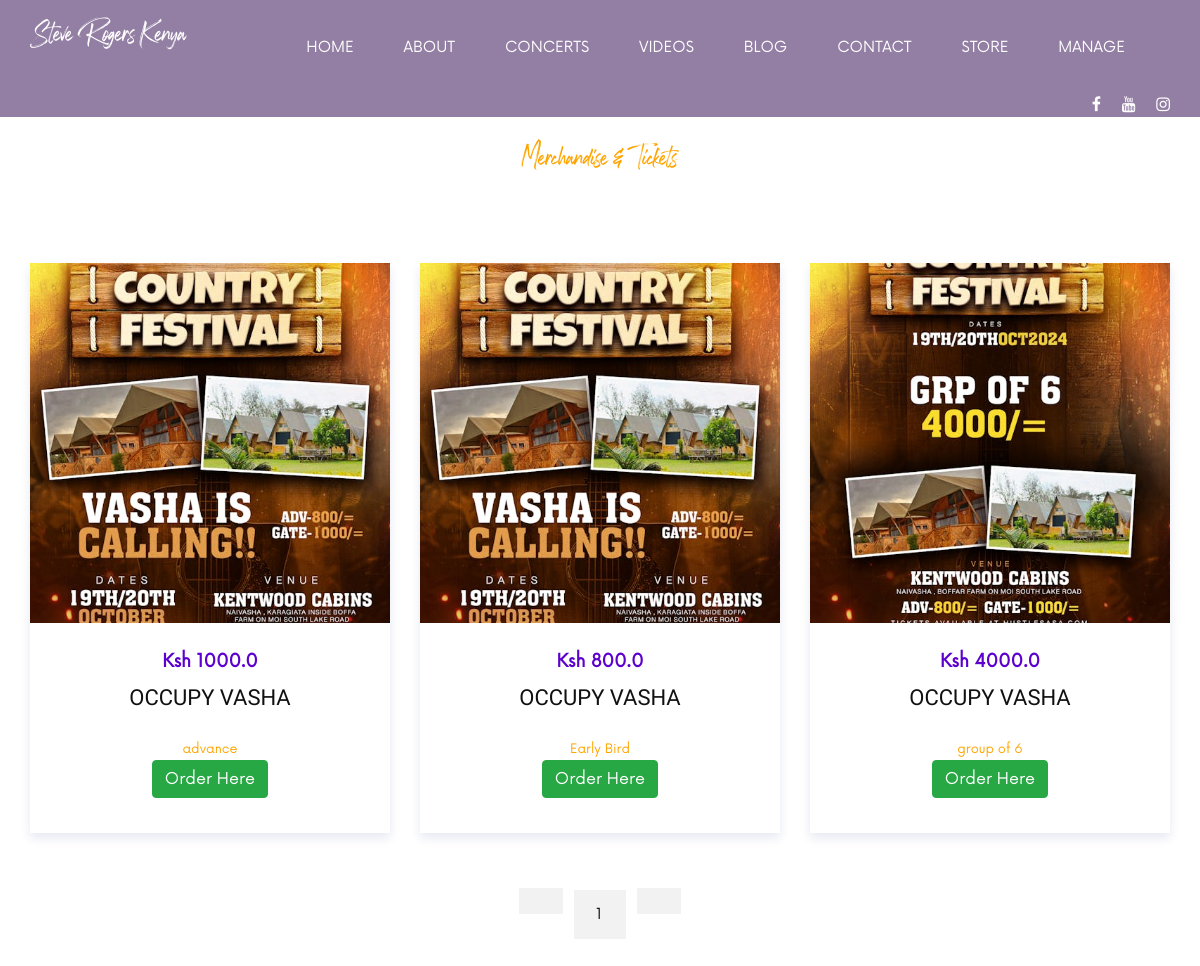
Screenshot of /store_page with the database file from the repository.
### music_site/models.py (models this page shows, shortened)
class Items(models.Model):
    item_name = models.CharField(max_length=200)
    description = models.TextField(max_length=200)
    attributes = models.ManyToManyField(item_attributes, blank=True)
    image = models.ImageField(default="default-image", blank=True, upload_to='store_images')
    stage = models.CharField(max_length=200, choices=(('stock', 'stock'),('in-cart', 'in-cart'),('paid', 'paid'),('complete','çomplete'),('returned', 'returned')))
    date = models.DateTimeField()
    class Meta:
        verbose_name_plural = "Items Details"

class item_attributes(models.Model):
    attribute = models.CharField(max_length=200)
    description = models.TextField()
    cost = models.FloatField()
    price = models.FloatField()
    status = models.CharField(max_length=200,choices=(('in-stock', 'in-stock'),('low', 'low'),('sold-out', 'sold-out')))
    class Meta:
        verbose_name_plural = "Items Atrributes"

### music_site/views.py (the view)
# urls.py: path('store_page',views.store_page,name="site-store-page"),
def store_page(request):
    item_list = Items.objects.all()
    page = request.GET.get('page',1)
    paginator = Paginator(item_list, 6)
    try:
        items = paginator.get_page(page)
    except PageNotAnInteger:
        items = paginator.page(1)
    except EmptyPage:
        items = paginator.page(paginator.num_pages)
    contxt = {"items":items}
    return render(request,'music_site/store.html',contxt)

### music_site/templates/music_site/store.html (shortened to what this page needs)
{% extends 'music_site/base.html' %}
{% block home %}
<section class="discography spad">
    <div class="container">
        <div class="row">
            <div class="col-lg-12">
                <div class="section-title center-title">
                    <br>
                    <h4 style="font-family:Rockville Solid Regular; color:orange">Merchandise & Tickets</h4>
                </div>
            </div>
        </div>
        <div class="row">
            {% for item in items %}
            <div class="col-lg-4 col-md-6 col-sm-6">
                <div class="discography__item">
                    <div class="discography__item__pic">
                        <img src="{{item.image.url}}" alt="">
                    </div>
                    <div class="discography__item__text">
                        <span>Ksh {{item.attributes.first.price}}</span>
                        <h4>{{item.item_name}} </h4>
                        <small style="color:orange;">{{item.attributes.first.description}}</small>
                        <br>
                        <a href="https://steverogers.hustlesasa.shop/" class="btn btn-success">Order Here</a>
                    </div>
                </div>
            </div>
           {% endfor %}
            <div class="col-lg-12">
                <div class="pagination__links">
                    {% if items.has_other_pages %}
                    <a href="?page={{items.previous_page_number}}">&laquo;</a>
                    {% else %}
                    <a></a>
                    {% endif %}
                    {% for i in items.paginator.page_range %}
                       {% if items.number == i %}
                        <a class="active" href="?page={{ i }}">{{ i }}</a>
                       {% else %}
                        <a href="?page={{ i }}">{{ i }}</a>
                       {% endif %}
                    {% endfor %}
                    {% if items.has_next %}
                    <a href="?page={{items.next_page_number}}">&raquo;</a>
                    {% else %}
                    <a></>
                    {% endif %}
                </div>
            </div>
        </div>
    </div>
</section>
{% endblock home %}

### music_site/static/css/style.css (style rules this page uses)
html, body { height: 100%; font-family: "Now Regular"; -webkit-font-smoothing: antialiased; }
h1, h2, h3, h4, h5, h6 { margin: 0; color: #111111; font-weight: 400; font-family: "Rajdhani", sans-serif; }
h4 { font-size: 24px; }
img { max-width: 100%; }
.section-title { margin-bottom: 40px; position: relative; z-index: 1; }
.section-title.center-title { text-align: center; }
.spad { padding-top: 100px; padding-bottom: 100px; }
.discography { padding-bottom: 40px; padding-top: 120px; overflow: hidden; }
.discography .section-title { margin-bottom: 90px; }
.discography__item { margin-bottom: 45px; -webkit-box-shadow: 0px 5px 10px rgba(22, 41, 124, 0.1); box-shadow: 0px 5px 10px rgba(22, 41, 124, 0.1); }
.discography__item__pic img { min-width: 100%; }
.discography__item__text { padding: 25px 30px 35px; text-align: center; }
.discography__item__text span { font-size: 18px; color: #5c00ce; font-weight: 700; }
.discography__item__text h4 { font-size: 22px; text-transform: uppercase; color: #111111; margin-top: 10px; margin-bottom: 25px; }
.discography__item__text a { display: inline-block; margin-right: 10px; }
.discography__item__text a:last-child { margin-right: 0; }
.pagination__links { text-align: center; padding-top: 10px; }
.pagination__links a { display: inline-block; font-size: 15px; color: #111111; text-transform: uppercase; letter-spacing: 2px; background: #f2f2f2; -webkit-transition: all, 0.3s; -o-transition: all, 0.3s; transition: all, 0.3s; margin-right: 6px; margin-bottom: 5px; padding: 14px 22px 12px; }
.pagination__links a:last-child { margin-right: 0; }
@media only screen and (min-width: 1200px) { .container { max-width: 1170px; } }

### rows the page displays
Items: image (picture), attributes.first.price "1000.0", item_name "OCCUPY VASHA", attributes.first.description "advance"
Items: image (picture), attributes.first.price "800.0", item_name "OCCUPY VASHA", attributes.first.description "Early Bird"
Items: image (picture), attributes.first.price "4000.0", item_name "OCCUPY VASHA", attributes.first.description "group of 6"

### other values shown
{{ i }} "1"
